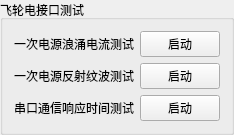
         <widget class="QGroupBox" name="groupBox_32">
          <property name="title">
           <string>飞轮电接口测试</string>
          </property>
          <layout class="QGridLayout" name="gridLayout_40">
           <item row="0" column="1">
            <widget class="QPushButton" name="pushButton_ele_test_ly_mode_power_4">
             <property name="text">
              <string>启动</string>
             </property>
            </widget>
           </item>
           <item row="3" column="0">
            <widget class="QLabel" name="label_255">
             <property name="text">
              <string>一次电源反射纹波测试</string>
             </property>
            </widget>
           </item>
           <item row="3" column="1">
            <widget class="QPushButton" name="pushButton_ele_test_fswb_mode_power_4">
             <property name="text">
              <string>启动</string>
             </property>
            </widget>
           </item>
           <item row="4" column="0">
            <widget class="QLabel" name="label_256">
             <property name="text">
              <string>串口通信响应时间测试</string>
             </property>
            </widget>
           </item>
           <item row="4" column="1">
            <widget class="QPushButton" name="pushButton_ele_test_com_time_mode_power_4">
             <property name="text">
              <string>启动</string>
             </property>
            </widget>
           </item>
           <item row="0" column="0">
            <widget class="QLabel" name="label_257">
             <property name="text">
              <string>一次电源浪涌电流测试</string>
             </property>
            </widget>
           </item>
          </layout>
         </widget>
